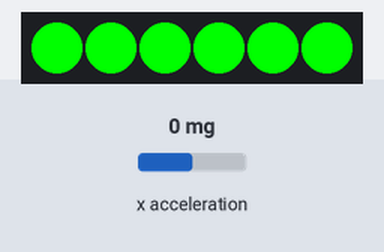
Recording of a program running on a simulated BBC micro:bit (MakeCode). Shown: 6 RGB LEDs in strip order, left to right. The inputs (shaded band) are chosen by the test bench; at power-on: x acceleration 0 mg.

Above: at 1.2 s.
1.3 s: x acceleration set to -2 mg
At 1.7 s:
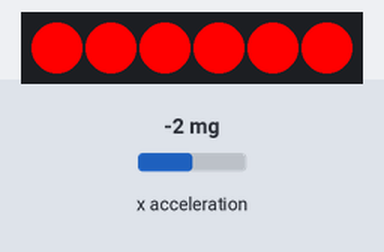
2.8 s: x acceleration set to 0 mg
At 3.8 s:
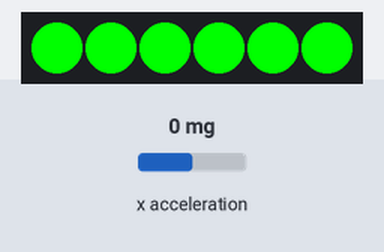
4.3 s: x acceleration set to -1440 mg
At 5.0 s:
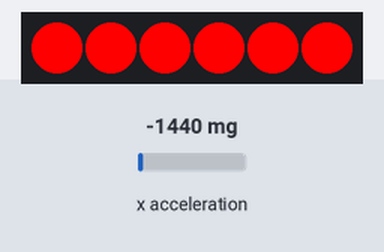
Timing chart, 0 to 7.3 s (numbered marks = the images above; inputs shaded):
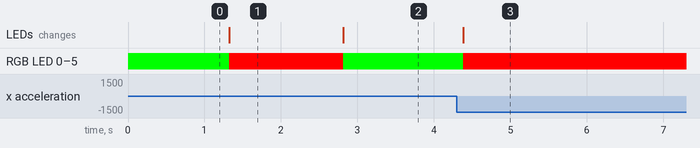

Measured:
- the behaviour switches between 0 and -1 mg on x acceleration (found by bisection; images 0 and 1)
- after the input at 1.3 s, RGB LED 0–5: RGB(0, 255, 0) → RGB(255, 0, 0) at once; the LEDs: change at once (image 1)
- after the input at 2.8 s, RGB LED 0–5: RGB(255, 0, 0) → RGB(0, 255, 0) at once; the LEDs: change at once (image 2)
- after the input at 4.3 s, RGB LED 0–5: RGB(0, 255, 0) → RGB(255, 0, 0) after 0.08 s; the LEDs: change after 0.08 s (image 3)

The program:

main.ts
```typescript
let strip = neopixel.create(DigitalPin.P0, 6, NeoPixelMode.RGB)
strip.setBrightness(255)
basic.forever(function () {
    if (input.acceleration(Dimension.X) < 0) {
        strip.showColor(neopixel.colors(NeoPixelColors.Red))
    } else {
        strip.showColor(neopixel.colors(NeoPixelColors.Green))
        basic.pause(100)
    }
})
```

test.ts
```typescript
// 테스트는 여기로 이동합니다; 이 패키지가 확장으로 사용될 때 컴파일되지 않을 것 입니다.
```
